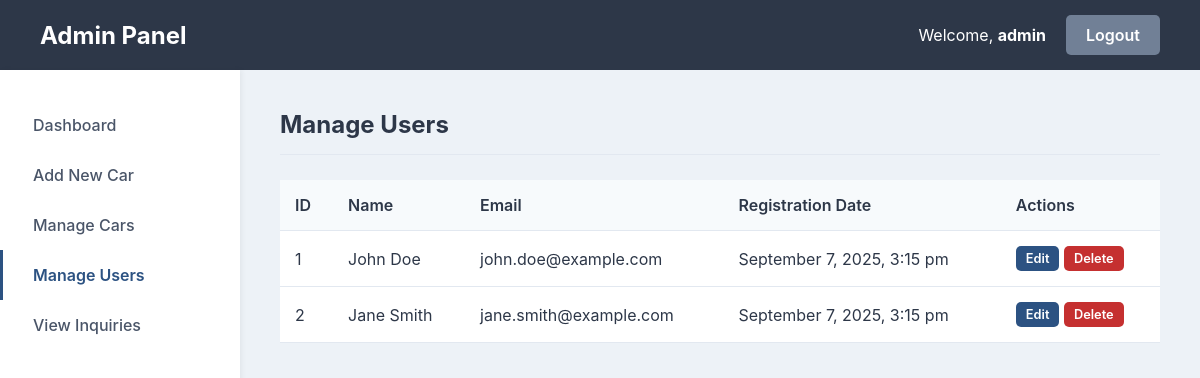
/Admin/manage_users.php (signed in), run on the app's committed database.
### tables this page shows
CREATE TABLE `users` (
  `id` int(11) NOT NULL AUTO_INCREMENT,
  `name` varchar(100) NOT NULL,
  `email` varchar(100) NOT NULL,
  `password` varchar(255) NOT NULL,
  `registration_date` timestamp NOT NULL DEFAULT current_timestamp(),
  PRIMARY KEY (`id`),
  UNIQUE KEY `email` (`email`)
);

### functions.php (called while the page is built, shortened)
<?php
function _e(?string $string): string {
    return htmlspecialchars($string ?? '', ENT_QUOTES, 'UTF-8');
}
?>

### Admin/manage_users.php (the view, shortened to what this page needs)
<?php
$page_title = 'Manage Users';
require_once 'partials/header.php';
$stmt = $pdo->query("SELECT id, name, email, registration_date FROM users ORDER BY registration_date DESC");
$users = $stmt->fetchAll();
?>
<div class="table-container">
    <table class="admin-table">
        <thead>
            <tr>
                <th>ID</th>
                <th>Name</th>
                <th>Email</th>
                <th>Registration Date</th>
                <th>Actions</th>
            </tr>
        </thead>
        <tbody>
            <?php if (empty($users)): ?>
                <tr>
                    <td colspan="5" style="text-align:center;">No registered users found.</td>
                </tr>
            <?php else: ?>
                <?php foreach ($users as $user): ?>
                    <tr>
                        <td><?= _e($user['id']) ?></td>
                        <td><?= _e($user['name']) ?></td>
                        <td><?= _e($user['email']) ?></td>
                        <td><?= date("F j, Y, g:i a", strtotime($user['registration_date'])) ?></td>
                        <td class="actions">
                            <a href="edit_user.php?id=<?= $user['id'] ?>" class="btn btn-sm">Edit</a>
                            <a href="manage_users.php?action=delete&id=<?= $user['id'] ?>" class="btn btn-sm btn-danger" onclick="return confirm('Are you sure you want to delete this user? This will also delete all their messages.');">Delete</a>
                        </td>
                    </tr>
                <?php endforeach; ?>
            <?php endif; ?>
        </tbody>
    </table>
</div>
<?php
require_once 'partials/footer.php';
?>

### Admin/partials/header.php (shortened to what this page needs)
<?php
require_once __DIR__ . '/../../functions.php';
?>
<!DOCTYPE html>
<html lang="en">
<head>
    <link rel="stylesheet" href="style.css">
</head>
<body>
    <div class="admin-wrapper">
        <header class="admin-header">
            <h1>Admin Panel</h1>
            <div class="header-right">
                <span>Welcome, <strong><?= _e($_SESSION['admin_username'] ?? '') ?></strong></span>
                <a href="index.php?action=logout" class="btn btn-secondary">Logout</a>
            </div>
        </header>
        <div class="admin-main">
            <?php require_once 'navigation.php'; ?>
            <section class="admin-content">
                <?php if (isset($page_title)): ?>
                    <h2><?= _e($page_title) ?></h2>
                <?php endif; ?>

### Admin/partials/navigation.php
<?php
$current_page = basename($_SERVER['SCRIPT_NAME']);
?>
<nav class="admin-nav">
    <ul>
        <li class="<?= ($current_page === 'index.php') ? 'active' : '' ?>">
            <a href="index.php">Dashboard</a>
        </li>
        <li class="<?= ($current_page === 'add_car.php' || $current_page === 'edit_car.php') ? 'active' : '' ?>">
            <a href="add_car.php">Add New Car</a>
        </li>
        <li class="<?= ($current_page === 'manage_cars.php') ? 'active' : '' ?>">
            <a href="manage_cars.php">Manage Cars</a>
        </li>
        <li class="<?= ($current_page === 'manage_users.php') ? 'active' : '' ?>">
            <a href="manage_users.php">Manage Users</a>
        </li>
        <li class="<?= ($current_page === 'messages.php') ? 'active' : '' ?>">
            <a href="messages.php">View Inquiries</a>
        </li>
    </ul>
</nav>

### Admin/partials/footer.php
            </section>
        </div>
    </div>
</body>
</html>

### Admin/style.css (style rules this page uses)
body { font-family: -apple-system, BlinkMacSystemFont, "Segoe UI", Roboto, "Helvetica Neue", Arial, sans-serif; background-color: #edf2f7; color: #2d3748; margin: 0; }
.btn { display: inline-block; padding: 10px 20px; border: none; border-radius: 5px; background-color: #2c5282; color: #fff; font-weight: 600; cursor: pointer; text-decoration: none; transition: background-color 0.2s; }
.btn-secondary { background-color: #718096; }
.btn-danger { background-color: #c53030; }
.admin-wrapper { display: flex; flex-direction: column; min-height: 100vh; }
.admin-header { display: flex; justify-content: space-between; align-items: center; padding: 0 40px; background-color: #2d3748; color: #fff; height: 70px; }
.admin-header h1 { font-size: 1.5rem; margin: 0; }
.admin-header .header-right { display: flex; align-items: center; gap: 20px; }
.admin-main { display: flex; flex: 1; }
.admin-nav { width: 240px; background-color: #fff; padding: 30px 0; box-shadow: 2px 0 5px rgba(0,0,0,0.05); }
.admin-nav ul { list-style: none; padding: 0; margin: 0; }
.admin-nav a { display: block; padding: 15px 30px; color: #4a5568; text-decoration: none; font-weight: 500; border-left: 3px solid transparent; }
.admin-nav li.active a { border-left-color: #2c5282; color: #2c5282; font-weight: 600; }
.admin-content { flex: 1; padding: 40px; }
.admin-content h2 { margin-top: 0; border-bottom: 1px solid #e2e8f0; padding-bottom: 15px; margin-bottom: 25px; }
.admin-table { width: 100%; border-collapse: collapse; background-color: #fff; box-shadow: 0 4px 6px rgba(0,0,0,0.05); }
.admin-table th, .admin-table td { padding: 15px; text-align: left; border-bottom: 1px solid #e2e8f0; }
.admin-table th { background-color: #f7fafc; font-weight: 600; }

### Admin/manage_users.php (style rules this page uses)
.btn-sm { padding: 5px 10px; font-size: 0.8rem; }
.table-container { overflow-x: auto; }

### data on the page
users: id "1", name "John Doe", email "john.doe@example.com", registration_date "September 7, 2025, 3:15 pm"
users: id "2", name "Jane Smith", email "jane.smith@example.com", registration_date "September 7, 2025, 3:15 pm"

### other printed values
_e($_SESSION['admin_username'] ?? '') "admin"
_e($page_title) "Manage Users"
